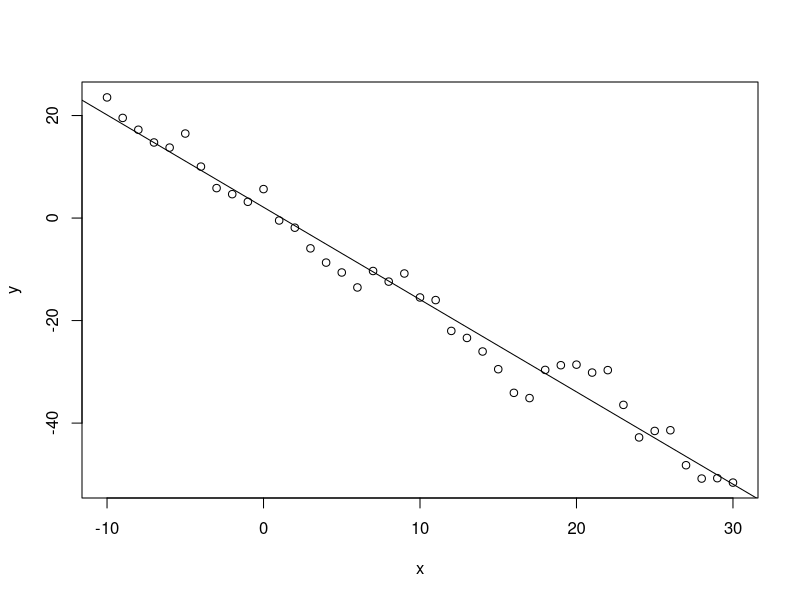
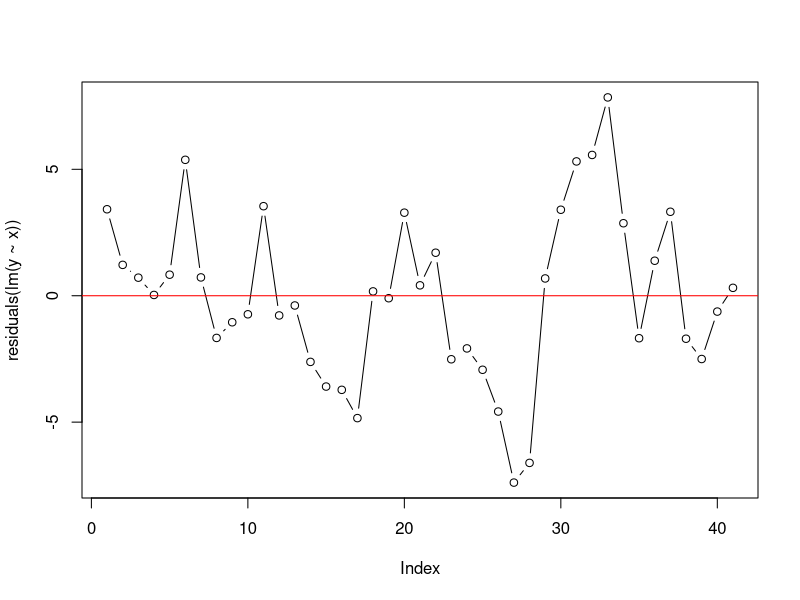

These charts were generated, in order, by the following R code: (Note: this script raises an error after producing the figures.)
## ---- chunk 1
x <- seq(-10,30) 
y <- 3 - 2*x + 
  arima.sim(n = length(x), 
            list(ar = c(0.8897)),
            sd = 3)
## ---- chunk 2
plot(x,y)
abline(lm(y ~ x))
## ---- chunk 3
plot(residuals(lm(y ~ x)), type ="b")
abline(h=0,col="red")
## ---- chunk 4
knitr::include_graphics("durbin_cutoffs.png")
## ---- chunk 5
library(lmtest)
dwtest(lm(y ~ x), alternative = "greater")
## ---- chunk 6
# don't change order= 
# because we haven't 
# discussed any other 
# time series models
corrErrorMod <- 
  arima(x=y, #dependent variable has a confusing name
        xreg=x, #independent variable
        include.mean = T,
        method="ML",
        order=c(1,0,0))
plot(residuals(corrErrorMod)) #these look better
## ---- chunk 7
summary(corrErrorMod)
corrErrorMod$coef # phi, beta0, beta1
summary(lm(y ~ x)) # estimates are pretty close to simple ols model
